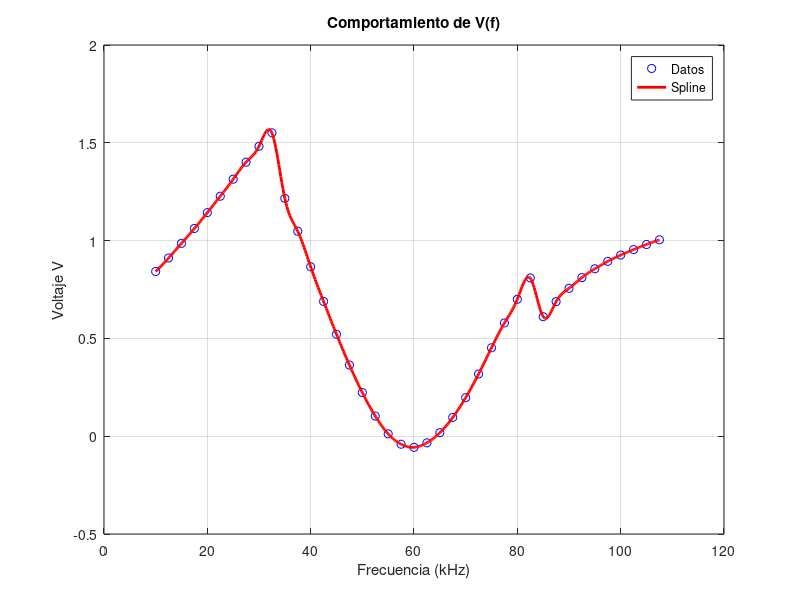
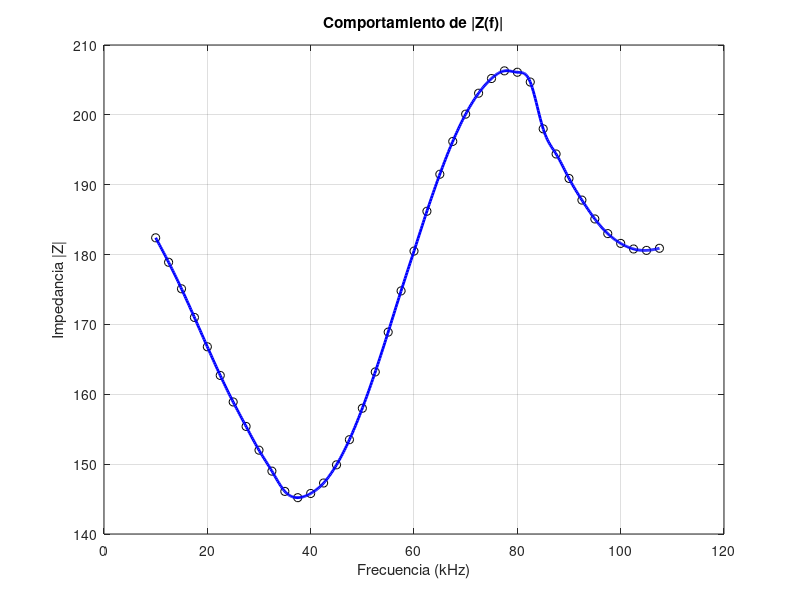

Here is the MATLAB script that generated these plots, in order:
clc;
clear;
close all;

% DATOS
f = [10 12.5 15 17.5 20 22.5 25 27.5 30 32.5 ...
    35 37.5 40 42.5 45 47.5 50 52.5 55 57.5 ...
    60 62.5 65 67.5 70 72.5 75 77.5 80 82.5 ...
    85 87.5 90 92.5 95 97.5 100 102.5 105 107.5];

V = [0.842 0.911 0.986 1.062 1.143 1.227 1.314 ...
    1.401 1.482 1.551 1.216 1.048 0.866 0.689 ...
    0.521 0.364 0.223 0.103 0.012 -0.041 -0.057 ...
    -0.034 0.018 0.096 0.197 0.318 0.452 0.579 ...
    0.700 0.809 0.611 0.688 0.756 0.811 0.856 ...
    0.894 0.926 0.954 0.980 1.004];

Z = [182.4 178.9 175.1 171.0 166.8 162.7 158.9 ...
    155.4 152.0 149.0 146.1 145.2 145.8 147.3 ...
    149.9 153.5 158.0 163.2 168.9 174.8 180.5 ...
    186.2 191.5 196.2 200.1 203.1 205.2 206.3 ...
    206.1 204.7 198.0 194.4 190.9 187.8 185.1 ...
    183.0 181.6 180.8 180.6 180.9];

% SPLINE
x = linspace(10,107.5,500);

Vspline = spline(f,V,x);
Zspline = spline(f,Z,x);

% GRAFICA DEL VOLTAJE
figure

plot(f,V,'bo')
hold on

plot(x,Vspline,'r','LineWidth',2)

grid on

title('Comportamiento de V(f)')
xlabel('Frecuencia (kHz)')
ylabel('Voltaje V')

legend('Datos','Spline')

% GRAFICA DE IMPEDANCIA
figure

plot(f,Z,'ko')
hold on

plot(x,Zspline,'b','LineWidth',2)

grid on

title('Comportamiento de |Z(f)|')
xlabel('Frecuencia (kHz)')
ylabel('Impedancia |Z|')
